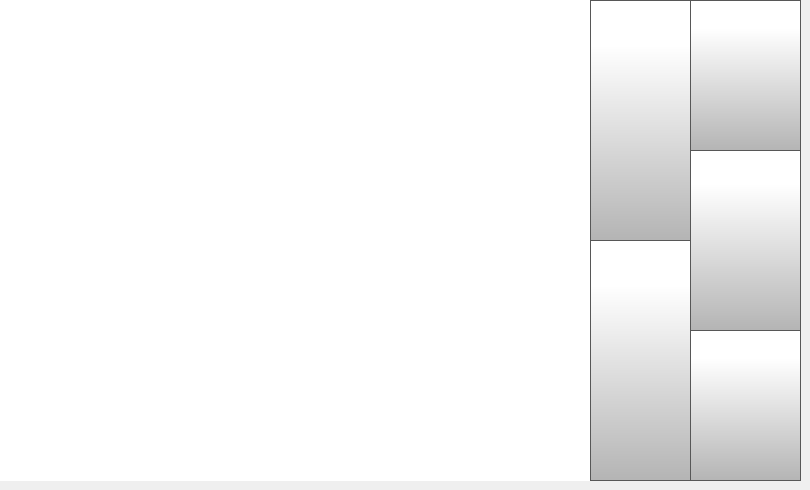
    <widget class="QWidget" name="fileListLocalPage">
     <widget class="QListWidget" name="fileListWidget">
      <property name="geometry">
       <rect>
        <x>0</x>
        <y>0</y>
        <width>591</width>
        <height>481</height>
       </rect>
      </property>
      <property name="font">
       <font>
        <family>MS Shell Dlg 2</family>
        <pointsize>20</pointsize>
       </font>
      </property>
      <property name="styleSheet">
       <string notr="true">

QListView {
    show-decoration-selected: 1; /* make the selection span the entire width
 of the view */
	background-color: rgb(255, 255, 255);
outline: none;
}

QListView::item:!selected {
	color: black;
outline: none;
}

QListView::item:selected {
    border:  rgb(182, 182, 182);
	color: rgb(255, 255, 255);
	background-color: rgb(40, 40, 40);
outline: none;
}

QListView::item:selected:!active {
     border: 1px solid rgb(182, 182, 182);
	background-color: rgb(40,40,40);
outline: none;

}

QListView::item:selected:active {
     border: 1px solid  rgb(182, 182, 182);
	background-color: rgb(40,40,40);
outline: none;
}

QListView::item:selected:focus {
	outline: none;
}
</string>
      </property>
      <property name="frameShape">
       <enum>QFrame::NoFrame</enum>
      </property>
      <property name="frameShadow">
       <enum>QFrame::Plain</enum>
      </property>
      <property name="verticalScrollBarPolicy">
       <enum>Qt::ScrollBarAlwaysOff</enum>
      </property>
      <property name="horizontalScrollBarPolicy">
       <enum>Qt::ScrollBarAlwaysOff</enum>
      </property>
      <property name="autoScrollMargin">
       <number>4</number>
      </property>
      <property name="verticalScrollMode">
       <enum>QAbstractItemView::ScrollPerItem</enum>
      </property>
      <property name="spacing">
       <number>8</number>
      </property>
     </widget>
     <widget class="QPushButton" name="localStorageBackButton">
      <property name="geometry">
       <rect>
        <x>690</x>
        <y>330</y>
        <width>111</width>
        <height>151</height>
       </rect>
      </property>
      <property name="minimumSize">
       <size>
        <width>0</width>
        <height>0</height>
       </size>
      </property>
      <property name="font">
       <font>
        <family>MS Shell Dlg 2</family>
        <pointsize>20</pointsize>
       </font>
      </property>
      <property name="styleSheet">
       <string notr="true">QPushButton {
        border: 1px solid rgb(87, 87, 87);
	background-color: qlineargradient(spread:pad, x1:0, y1:1, x2:0, y2:0.188, stop:0 rgba(180, 180, 180, 255), stop:1 rgba(255, 255, 255, 255));


}

QPushButton:pressed {
    background-color: qlineargradient(x1: 0, y1: 0, x2: 0, y2: 1,
                                      stop: 0 #dadbde, stop: 1 #f6f7fa);
}

QPushButton:flat {
    border: none; /* no border for a flat push button */
}

QPushButton:default {
    border-color: navy; /* make the default button prominent */
}

QPushButton:focus {
	outline: none;
}</string>
      </property>
      <property name="text">
       <string/>
      </property>
      <property name="icon">
       <iconset>
        <normaloff>templates/img/arrows-4.png</normaloff>templates/img/arrows-4.png</iconset>
      </property>
      <property name="iconSize">
       <size>
        <width>70</width>
        <height>70</height>
       </size>
      </property>
      <property name="checkable">
       <bool>false</bool>
      </property>
      <property name="autoDefault">
       <bool>false</bool>
      </property>
      <property name="default">
       <bool>false</bool>
      </property>
      <property name="flat">
       <bool>false</bool>
      </property>
     </widget>
     <widget class="QPushButton" name="localStorageSelectButton">
      <property name="geometry">
       <rect>
        <x>690</x>
        <y>0</y>
        <width>111</width>
        <height>151</height>
       </rect>
      </property>
      <property name="minimumSize">
       <size>
        <width>0</width>
        <height>0</height>
       </size>
      </property>
      <property name="font">
       <font>
        <family>MS Shell Dlg 2</family>
        <pointsize>20</pointsize>
       </font>
      </property>
      <property name="styleSheet">
       <string notr="true">QPushButton {
     border: 1px solid rgb(87, 87, 87);
	background-color: qlineargradient(spread:pad, x1:0, y1:1, x2:0, y2:0.188, stop:0 rgba(180, 180, 180, 255), stop:1 rgba(255, 255, 255, 255));


}

QPushButton:pressed {
    background-color: qlineargradient(x1: 0, y1: 0, x2: 0, y2: 1,
                                      stop: 0 #dadbde, stop: 1 #f6f7fa);
}

QPushButton:flat {
    border: none; /* no border for a flat push button */
}

QPushButton:default {
    border-color: navy; /* make the default button prominent */
}

QPushButton:focus {
	outline: none;
}</string>
      </property>
      <property name="text">
       <string/>
      </property>
      <property name="icon">
       <iconset>
        <normaloff>templates/img/verification-mark.png</normaloff>templates/img/verification-mark.png</iconset>
      </property>
      <property name="iconSize">
       <size>
        <width>70</width>
        <height>70</height>
       </size>
      </property>
      <property name="checkable">
       <bool>false</bool>
      </property>
      <property name="autoDefault">
       <bool>false</bool>
      </property>
      <property name="default">
       <bool>false</bool>
      </property>
      <property name="flat">
       <bool>false</bool>
      </property>
     </widget>
     <widget class="QPushButton" name="localStorageScrollDown">
      <property name="geometry">
       <rect>
        <x>590</x>
        <y>240</y>
        <width>101</width>
        <height>241</height>
       </rect>
      </property>
      <property name="minimumSize">
       <size>
        <width>0</width>
        <height>0</height>
       </size>
      </property>
      <property name="font">
       <font>
        <family>MS Shell Dlg 2</family>
        <pointsize>20</pointsize>
       </font>
      </property>
      <property name="styleSheet">
       <string notr="true">QPushButton {
     border: 1px solid rgb(87, 87, 87);
	background-color: qlineargradient(spread:pad, x1:0, y1:1, x2:0, y2:0.188, stop:0 rgba(180, 180, 180, 255), stop:1 rgba(255, 255, 255, 255));


}

QPushButton:pressed {
    background-color: qlineargradient(x1: 0, y1: 0, x2: 0, y2: 1,
                                      stop: 0 #dadbde, stop: 1 #f6f7fa);
}

QPushButton:flat {
    border: none; /* no border for a flat push button */
}

QPushButton:default {
    border-color: navy; /* make the default button prominent */
}

QPushButton:focus {
	outline: none;
}</string>
      </property>
      <property name="text">
       <string/>
      </property>
      <property name="icon">
       <iconset>
        <normaloff>templates/img/arrows-5.png</normaloff>templates/img/arrows-5.png</iconset>
      </property>
      <property name="iconSize">
       <size>
        <width>70</width>
        <height>70</height>
       </size>
      </property>
      <property name="checkable">
       <bool>false</bool>
      </property>
      <property name="autoRepeat">
       <bool>true</bool>
      </property>
      <property name="autoExclusive">
       <bool>false</bool>
      </property>
      <property name="autoDefault">
       <bool>false</bool>
      </property>
      <property name="default">
       <bool>false</bool>
      </property>
      <property name="flat">
       <bool>false</bool>
      </property>
     </widget>
     <widget class="QPushButton" name="localStorageScrollUp">
      <property name="geometry">
       <rect>
        <x>590</x>
        <y>0</y>
        <width>101</width>
        <height>241</height>
       </rect>
      </property>
      <property name="minimumSize">
       <size>
        <width>0</width>
        <height>0</height>
       </size>
      </property>
      <property name="font">
       <font>
        <family>MS Shell Dlg 2</family>
        <pointsize>20</pointsize>
       </font>
      </property>
      <property name="styleSheet">
       <string notr="true">QPushButton {

     border: 1px solid rgb(87, 87, 87);
	background-color: qlineargradient(spread:pad, x1:0, y1:1, x2:0, y2:0.188, stop:0 rgba(180, 180, 180, 255), stop:1 rgba(255, 255, 255, 255));

}

QPushButton:pressed {
    background-color: qlineargradient(x1: 0, y1: 0, x2: 0, y2: 1,
                                      stop: 0 #dadbde, stop: 1 #f6f7fa);
}

QPushButton:flat {
    border: none; /* no border for a flat push button */
}

QPushButton:default {
    border-color: navy; /* make the default button prominent */
}

QPushButton:focus {
	outline: none;
}</string>
      </property>
      <property name="text">
       <string/>
      </property>
      <property name="icon">
       <iconset>
        <normaloff>templates/img/arrows.png</normaloff>templates/img/arrows.png</iconset>
      </property>
      <property name="iconSize">
       <size>
        <width>70</width>
        <height>70</height>
       </size>
      </property>
      <property name="checkable">
       <bool>false</bool>
      </property>
      <property name="autoRepeat">
       <bool>true</bool>
      </property>
      <property name="autoExclusive">
       <bool>false</bool>
      </property>
      <property name="autoDefault">
       <bool>false</bool>
      </property>
      <property name="default">
       <bool>false</bool>
      </property>
      <property name="flat">
       <bool>false</bool>
      </property>
     </widget>
     <widget class="QPushButton" name="localStorageDeleteButton">
      <property name="geometry">
       <rect>
        <x>690</x>
        <y>150</y>
        <width>111</width>
        <height>181</height>
       </rect>
      </property>
      <property name="minimumSize">
       <size>
        <width>0</width>
        <height>0</height>
       </size>
      </property>
      <property name="font">
       <font>
        <family>MS Shell Dlg 2</family>
        <pointsize>20</pointsize>
       </font>
      </property>
      <property name="styleSheet">
       <string notr="true">QPushButton {
     border: 1px solid rgb(87, 87, 87);
	background-color: qlineargradient(spread:pad, x1:0, y1:1, x2:0, y2:0.188, stop:0 rgba(180, 180, 180, 255), stop:1 rgba(255, 255, 255, 255));

}

QPushButton:pressed {
    background-color: qlineargradient(x1: 0, y1: 0, x2: 0, y2: 1,
                                      stop: 0 #dadbde, stop: 1 #f6f7fa);
}

QPushButton:flat {
    border: none; /* no border for a flat push button */
}

QPushButton:default {
    border-color: navy; /* make the default button prominent */
}

QPushButton:focus {
	outline: none;
}</string>
      </property>
      <property name="text">
       <string/>
      </property>
      <property name="icon">
       <iconset>
        <normaloff>templates/img/delete.png</normaloff>templates/img/delete.png</iconset>
      </property>
      <property name="iconSize">
       <size>
        <width>70</width>
        <height>70</height>
       </size>
      </property>
      <property name="checkable">
       <bool>false</bool>
      </property>
      <property name="autoDefault">
       <bool>false</bool>
      </property>
      <property name="default">
       <bool>false</bool>
      </property>
      <property name="flat">
       <bool>false</bool>
      </property>
     </widget>
    </widget>
